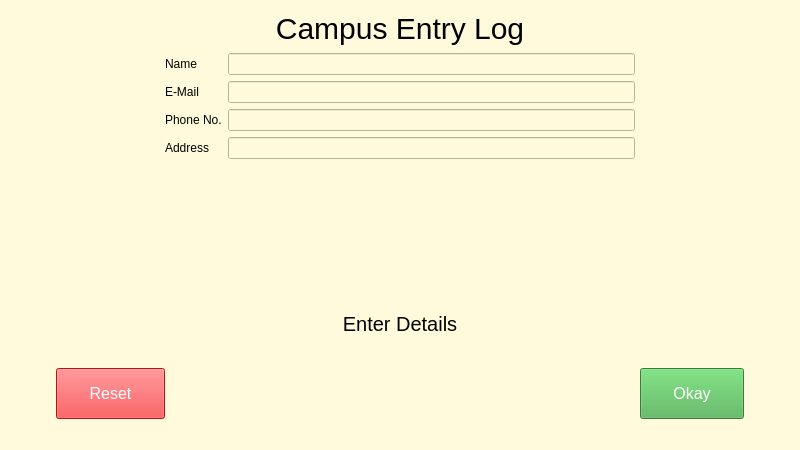
<?xml version="1.0" encoding="UTF-8"?>
<ui version="4.0">
 <class>MainWindow</class>
 <widget class="QMainWindow" name="MainWindow">
  <property name="geometry">
   <rect>
    <x>0</x>
    <y>0</y>
    <width>800</width>
    <height>450</height>
   </rect>
  </property>
  <property name="windowTitle">
   <string>MainWindow</string>
  </property>
  <property name="styleSheet">
   <string notr="true">background-color:rgb(255, 250, 220)</string>
  </property>
  <widget class="QWidget" name="centralwidget">
   <layout class="QVBoxLayout" name="verticalLayout" stretch="1,6,2,1">
    <item>
     <layout class="QHBoxLayout" name="horizontalLayout_4">
      <item>
       <widget class="QLabel" name="label_6">
        <property name="styleSheet">
         <string notr="true">font-size:30px;

</string>
        </property>
        <property name="text">
         <string>Campus Entry Log</string>
        </property>
        <property name="alignment">
         <set>Qt::AlignCenter</set>
        </property>
       </widget>
      </item>
     </layout>
    </item>
    <item>
     <layout class="QHBoxLayout" name="horizontalLayout_3" stretch="2,6,2">
      <item>
       <spacer name="horizontalSpacer_2">
        <property name="orientation">
         <enum>Qt::Horizontal</enum>
        </property>
        <property name="sizeHint" stdset="0">
         <size>
          <width>40</width>
          <height>20</height>
         </size>
        </property>
       </spacer>
      </item>
      <item>
       <layout class="QFormLayout" name="formLayout">
        <item row="0" column="0">
         <widget class="QLabel" name="label_2">
          <property name="text">
           <string>Name</string>
          </property>
         </widget>
        </item>
        <item row="0" column="1">
         <widget class="QLineEdit" name="name_field"/>
        </item>
        <item row="1" column="0">
         <widget class="QLabel" name="label">
          <property name="text">
           <string>E-Mail</string>
          </property>
         </widget>
        </item>
        <item row="1" column="1">
         <widget class="QLineEdit" name="email_field"/>
        </item>
        <item row="2" column="0">
         <widget class="QLabel" name="label_3">
          <property name="text">
           <string>Phone No.</string>
          </property>
         </widget>
        </item>
        <item row="2" column="1">
         <widget class="QLineEdit" name="phone_field"/>
        </item>
        <item row="3" column="0">
         <widget class="QLabel" name="label_4">
          <property name="text">
           <string>Address</string>
          </property>
         </widget>
        </item>
        <item row="3" column="1">
         <widget class="QLineEdit" name="address_field"/>
        </item>
       </layout>
      </item>
      <item>
       <spacer name="horizontalSpacer_3">
        <property name="orientation">
         <enum>Qt::Horizontal</enum>
        </property>
        <property name="sizeHint" stdset="0">
         <size>
          <width>40</width>
          <height>20</height>
         </size>
        </property>
       </spacer>
      </item>
     </layout>
    </item>
    <item>
     <layout class="QHBoxLayout" name="horizontalLayout" stretch="2,6,2">
      <item>
       <spacer name="horizontalSpacer_4">
        <property name="orientation">
         <enum>Qt::Horizontal</enum>
        </property>
        <property name="sizeHint" stdset="0">
         <size>
          <width>40</width>
          <height>20</height>
         </size>
        </property>
       </spacer>
      </item>
      <item>
       <widget class="QLabel" name="warning_lb">
        <property name="styleSheet">
         <string notr="true">font-size:20px;</string>
        </property>
        <property name="text">
         <string>Enter Details</string>
        </property>
        <property name="alignment">
         <set>Qt::AlignCenter</set>
        </property>
       </widget>
      </item>
      <item>
       <spacer name="horizontalSpacer_5">
        <property name="orientation">
         <enum>Qt::Horizontal</enum>
        </property>
        <property name="sizeHint" stdset="0">
         <size>
          <width>40</width>
          <height>20</height>
         </size>
        </property>
       </spacer>
      </item>
     </layout>
    </item>
    <item>
     <layout class="QHBoxLayout" name="horizontalLayout_2" stretch="1,2,10,2,1">
      <item>
       <spacer name="horizontalSpacer">
        <property name="orientation">
         <enum>Qt::Horizontal</enum>
        </property>
        <property name="sizeHint" stdset="0">
         <size>
          <width>40</width>
          <height>20</height>
         </size>
        </property>
       </spacer>
      </item>
      <item>
       <widget class="QPushButton" name="reset_bt">
        <property name="styleSheet">
         <string notr="true">background-color:rgb(255, 25, 28);
/*  border: none;*/
  color: white;
  padding: 15px 32px;
  text-align: center;
  text-decoration: none;
  font-size: 16px;</string>
        </property>
        <property name="text">
         <string>Reset</string>
        </property>
       </widget>
      </item>
      <item>
       <spacer name="horizontalSpacer_7">
        <property name="orientation">
         <enum>Qt::Horizontal</enum>
        </property>
        <property name="sizeHint" stdset="0">
         <size>
          <width>40</width>
          <height>20</height>
         </size>
        </property>
       </spacer>
      </item>
      <item>
       <widget class="QPushButton" name="okay_bt">
        <property name="styleSheet">
         <string notr="true">background-color: #4CAF50; /* Green */
/*  border: none;*/
  color: white;
  padding: 15px 32px;
  text-align: center;
  text-decoration: none;

  font-size: 16px;</string>
        </property>
        <property name="text">
         <string>Okay</string>
        </property>
       </widget>
      </item>
      <item>
       <spacer name="horizontalSpacer_6">
        <property name="orientation">
         <enum>Qt::Horizontal</enum>
        </property>
        <property name="sizeHint" stdset="0">
         <size>
          <width>40</width>
          <height>20</height>
         </size>
        </property>
       </spacer>
      </item>
     </layout>
    </item>
   </layout>
  </widget>
  <widget class="QMenuBar" name="menubar">
   <property name="geometry">
    <rect>
     <x>0</x>
     <y>0</y>
     <width>800</width>
     <height>31</height>
    </rect>
   </property>
  </widget>
  <widget class="QStatusBar" name="statusbar"/>
 </widget>
 <resources/>
 <connections/>
</ui>
